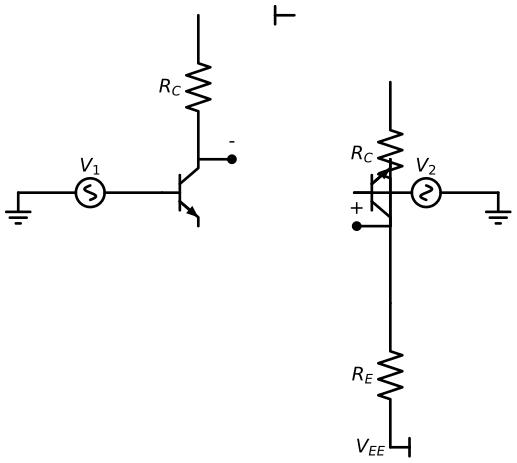

Reproduce this figure in Python.
import schemdraw
import schemdraw.elements as elm
d = schemdraw.Drawing()
refs = {}
refs['Q1'] = d.add(elm.BjtNpn())
refs['Q2'] = d.add(elm.BjtNpn().right().flip().at((4, 0)))
d.add(elm.Line().to(refs['Q2'].emitter))
d.add(elm.Line().down())
refs['RE'] = d.add(elm.Resistor().down().label('$R_E$'))
refs['VEE'] = d.add(elm.Vdd().down().label('$V_{EE}$'))
refs['RC1'] = d.add(elm.Resistor().up().at(refs['Q1'].collector).label('$R_C$'))
refs['RC2'] = d.add(elm.Resistor().up().at(refs['Q2'].collector).label('$R_C$'))
d.add(elm.Line().to(refs['RC2'].end))
mid_x = (refs['RC1'].end[0] + refs['RC2'].end[0]) / 2
mid_y = refs['RC1'].end[1]
refs['VCC'] = d.add(elm.Vdd().up().at((mid_x, mid_y)))
refs['V1'] = d.add(elm.SourceSin().scale(0.6).left().at(refs['Q1'].base).label('$V_1$'))
d.add(elm.Ground())
refs['V2'] = d.add(elm.SourceSin().scale(0.6).right().flip().at(refs['Q2'].base).label('$V_2$'))
d.add(elm.Ground())
refs['out_neg'] = d.add(elm.Line().right().length(0.7).at(refs['Q1'].collector))
d.add(elm.Dot().label('-'))
refs['out_pos'] = d.add(elm.Line().left().length(0.7).at(refs['Q2'].collector))
d.add(elm.Dot().label('+'))
d.save('/home/kaoru/projects/skills/notes/compiled_circuits/circuit_0.svg')
